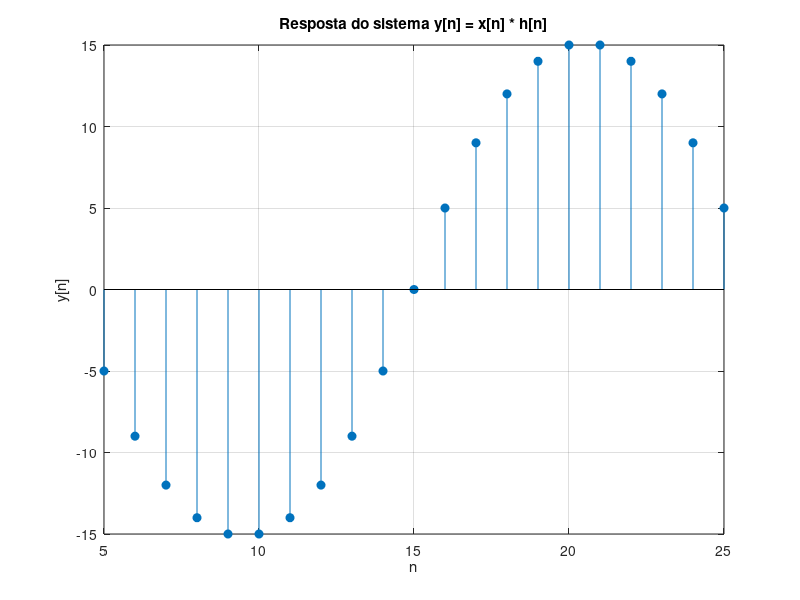

Here is the MATLAB script that generated this plot:
%Questão 2
clc;
clear;
close all;

% (Regra 1) Definindo n para h[n]
n_h = -5:5;
h = n_h;  % h[n] = n no intervalo -5 a 5

% (Regra 1) Definindo n para x[n]
n_x = 10:20;
x = ones(size(n_x));  % x[n] = 1 no intervalo 10 a 20

% Realizando a convolução
y = conv(x, h);
% A saída y(t) é a convolução de x(t) com h(t), multiplicada pelo passo de tempo.
% Definindo o eixo n para a saída
n_y = (n_x(1) + n_h(1)) : (n_x(end) + n_h(end));

% Plotando o resultado
stem(n_y, y, 'filled');
xlabel('n');
ylabel('y[n]');
title('Resposta do sistema y[n] = x[n] * h[n]');
grid on;
% (Regra 4) A resposta do sistema é plotada no intervalo correto, abrangendo toda a duração da convolução.
